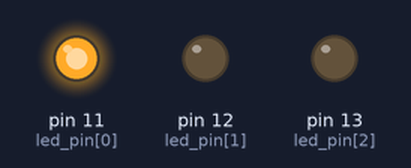
Recording of a sketch running on a simulated Arduino Uno, built with avr-gcc and run on an emulated ATmega328P. Parts: output pins drawn as LEDs (lit = HIGH).

Above: at 0.5 s.
At 1.5 s:
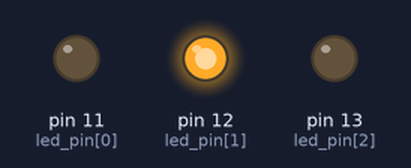
At 5.5 s:
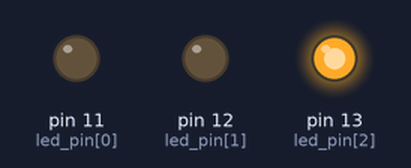
Timing chart, 0 to 6.9 s (numbered marks = the images above):
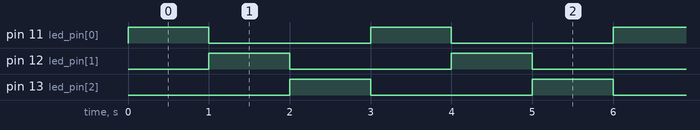

The sketch:

LED_13.ino
```cpp
// C++ code
//
#define LED1 11
#define LED2 12
#define LED3 13
unsigned char led_pin[] = {11,12,13};
void setup()
{
 	for (unsigned char i = 0; i < 3; i++) pinMode(led_pin[i], OUTPUT);
  for (unsigned char j = 0; j < 3; j++) digitalWrite(led_pin[j], LOW);
}

void loop()
{
  for (unsigned char i = 0; i < 3; i++)
  {
    digitalWrite(led_pin[i], HIGH);
    delay(1000);
    digitalWrite(led_pin[i], LOW);
  }
}
```

Measured:
- by itself, pin 11 (led_pin[0]), pin 12 (led_pin[1]), pin 13 (led_pin[2]): alternates HIGH for 1.0 s and LOW for 2.0 s
- by itself, everything shown: repeats every 3.0 s, in 4 steps
